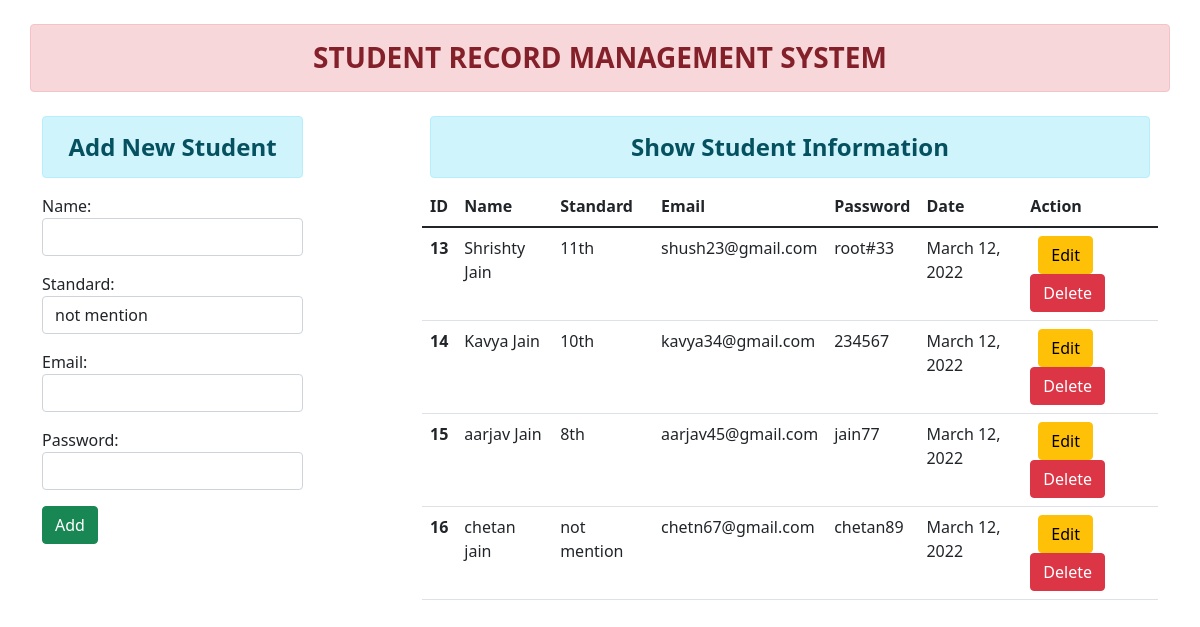
The page / on the database its author committed.
### core/models.py (models this page shows)
class Student(models.Model):
  name=models.CharField(max_length=40)
  standard = models.CharField(max_length=30,blank=True,default='not mention')
  email=models.EmailField()
  password=models.CharField(max_length=50)
  date=models.DateField(blank=True)

### core/views.py (the view)
# urls.py: path('',views.studentadd,name='student'),
def studentadd(request):
    if request.method == 'POST':
       form=Studentinfo(request.POST)
       if form.is_valid():
           data=form.cleaned_data
           nm= data['name']
           em= data['email']
           pw= data['password']
           st= data['standard']
           reg = Student(name=nm,standard=st,email=em,password=pw,date= datetime.today())
           reg.save()
           messages.success(request,'Added Sucessfully !!')
           form=Studentinfo()
    else:
        form=Studentinfo()
    stud=Student.objects.all()
    return render(request,'core/home.html',{'fr':form,'stu':stud})

### core/forms.py
class Studentinfo(forms.ModelForm):
    class Meta:
        model=Student
        fields=['name','standard','email','password']
        widgets = {
            'name':forms.TextInput(attrs={'class':'form-control '}),
            'standard':forms.TextInput(attrs={'class':'form-control '}),
            'email':forms.EmailInput(attrs={'class':'form-control '}),
            'password' : forms.PasswordInput(attrs={'class':'form-control'}),
        }

### core/templates/core/home.html (shortened to what this page needs)
<!DOCTYPE html>
<html lang="en">
  {% load static %}
<head>
    <link href="https://cdn.jsdelivr.net/npm/bootstrap@5.1.3/dist/css/bootstrap.min.css" rel="stylesheet">
</head>
<body>
    <div class="container">
        <div class="row ">
            <h3 class='alert alert-danger text-center mt-4'><b>STUDENT  RECORD  MANAGEMENT  SYSTEM</b></h3>
            {% block content %}
            <div class="col-sm-3 ">
                <h4 class='alert alert-info text-center mt-2'><b>Add New Student</b></h4>
                <form action="" method="POST" novalidate>
                    {{fr.as_p}}
                    <input type="submit" class='btn btn-success' value="Add">
                </form>
            </div>
            <div class="col-sm-8 offset-1">
                <h4 class='alert alert-info text-center m-2'><b>Show Student Information</b></h4>
                {% if stu %}
                <table class="table table-hover">
                    <thead>
                      <tr>
                        <th scope="col">ID</th>
                        <th scope="col">Name</th>
                        <th scope="col">Standard</th>
                        <th scope="col">Email</th>
                        <th scope="col">Password</th>
                        <th scope="col">Date</th>
                        <th scope="col">Action</th>
                      </tr>
                    </thead>
                    <tbody>
                      {% for student in stu %}
                      <tr>
                        <th scope="row">{{student.id}}</th>
                        <td>{{student.name}}</td>
                        <td>  {{student.standard}}</td>
                        <td>{{student.email}}</td>
                        <td>{{student.password}}</td>
                        <td>{{student.date}}</td>
                        <td>
                            <a href="{% url 'update' student.id %}" class="btn btn-warning btn-small mx-2">Edit</a>
                            <form action="{% url 'delete' student.id  %}" method="POST" class="d-inline">
                                <input type="submit" value="Delete" class="btn btn-danger btn-small">
                            </form>
                        </td>
                      </tr>
                      {% endfor %}
                    </tbody>
                  </table>
                {% endif %}
            </div>
        </div>
    </div>
            {% endblock content %}
</body>
</html>

### rows shown on the page
Student: id "13", name "Shrishty Jain", standard "11th", email "shush23@gmail.com", password "root#33", date "March 12, 2022"
Student: id "14", name "Kavya Jain", standard "10th", email "kavya34@gmail.com", password "234567", date "March 12, 2022"
Student: id "15", name "aarjav Jain", standard "8th", email "aarjav45@gmail.com", password "jain77", date "March 12, 2022"
Student: id "16", name "chetan jain", standard "not mention", email "chetn67@gmail.com", password "chetan89", date "March 12, 2022"
